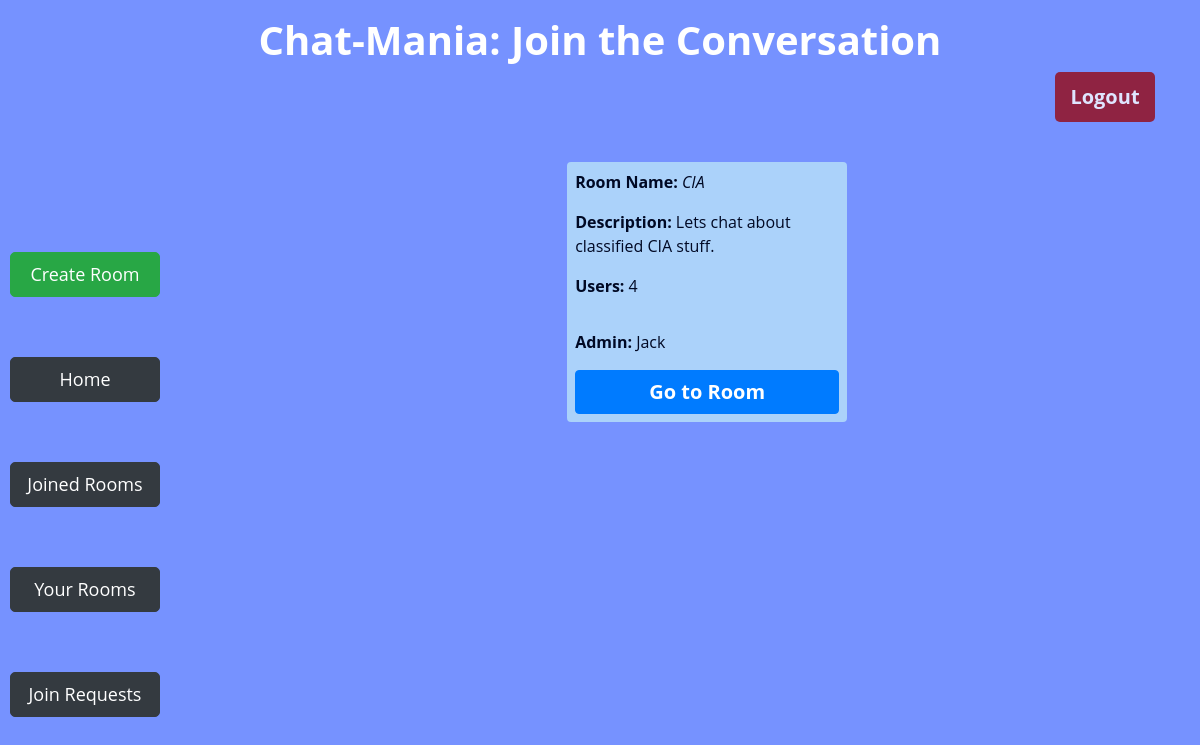
Before: /your_rooms/ (signed in) with the older database file.
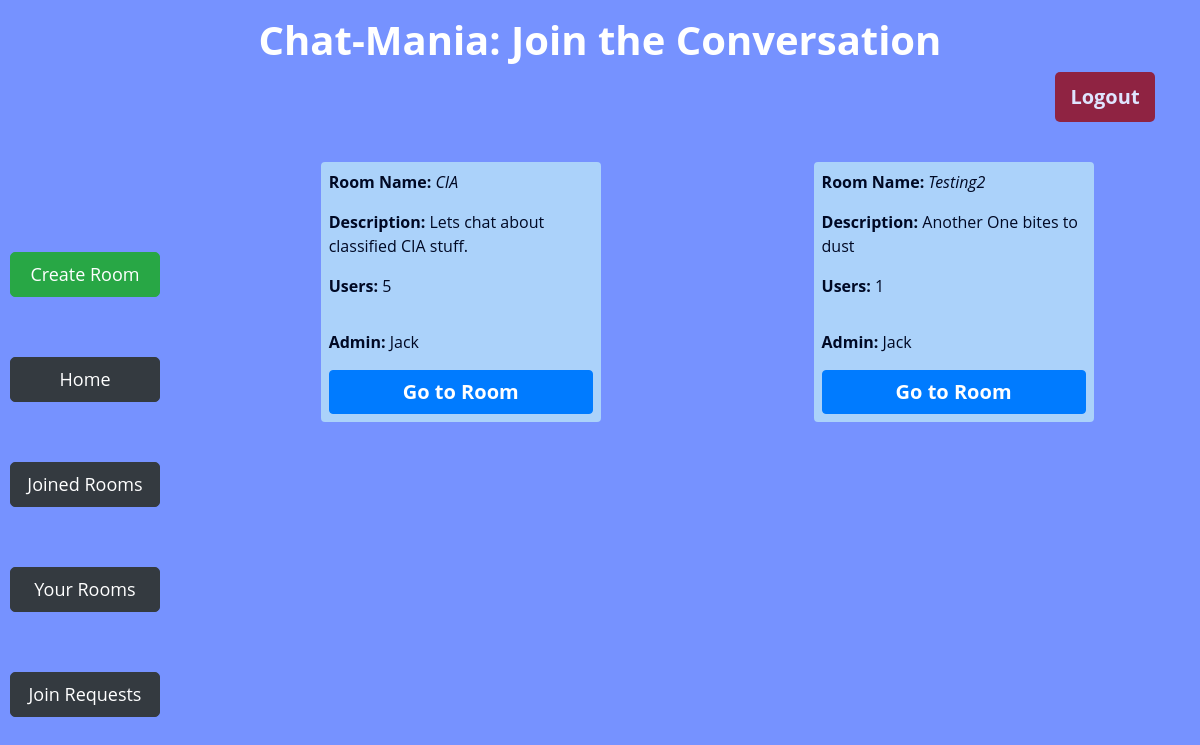
After: the same page with the newer database file.
### app/models.py (models this page shows, shortened)
class Room(models.Model):
    name = models.CharField(max_length=64,unique=True)
    description = models.CharField(max_length=256)
    admin = models.ForeignKey(User, on_delete=models.CASCADE, related_name="get_admin")
    numberUsers = models.IntegerField(default=1)

class User(AbstractUser):
    joinedRooms = models.IntegerField(default=0)
    createdRooms = models.IntegerField(default=0)
    def __str__(self):
        return f"{self.username}"

### app/views.py (the view)
# urls.py: path('your_rooms/', views.your_rooms, name='your_rooms'),
@login_required(login_url="login")
def your_rooms(request):
    rooms = Room.objects.filter(admin=request.user)
    return render(request, 'app/yourrooms.html', {
        'rooms': rooms
    })

### app/templates/app/yourrooms.html (shortened to what this page needs)
{% extends 'app/layout.html' %}
{% block body %}
    <div class="container">
        <div class="row">
            <div class="col-md-12 mt-3">
                <h1 class="text-center" style="font-weight: 700;">Chat-Mania: Join the Conversation</h1>
                <form action="{% url 'logout' %}" method="post">
                 <input type="submit" id="logout-btn" class="btn btn-danger float-right" style="border: none;" value="Logout">
                </form>
             </div>
         </div>
    </div>
    <div class="d-flex" id="try">
    <div class="btn-Cont d-flex flex-column justify-content-around">
        <a id="lbtn" href="{% url 'create' %}" class="btn  btn-success">Create Room</a>
        <a id="lbtn" href="{% url 'index' %}" class="btn  btn-dark">Home</a>
        <a id="lbtn" href="{% url 'joined_rooms' %}" class="btn  btn-dark">Joined Rooms</a>
        <a id="lbtn" class="btn  btn-dark" href="{% url 'your_rooms' %}" >Your Rooms</a>
        <a id="lbtn" class="btn btn-dark" href="{% url 'join_requests' %}">Join Requests</a>
    </div>
     <div class="d-flex flex-row justify-content-around flex-wrap" id="room-cont">
        {% for room in rooms%}
        <div class="room p-1">
                <p><b>Room Name:</b> <i> {{room.name}} </i> </p>
                <p> <b>Description:</b> {{room.description}} </p>
                <p><b>Users:</b> {{room.numberUsers}} </p>
              <p class="pt-3 align-bottom"><b>Admin:</b> {{room.admin}} </p>
              <a id="join-btn" href="{% url 'room' room.name %}" class="btn btn-primary">Go to Room</a>
        </div>
        {% endfor %}
     </div>
    </div>
{% endblock %}

Changed rows visible on the page:
changed Room "CIA": numberUsers "4" → "5"
added Room: name "Testing2", description "Another One bites to dust", numberUsers "1", admin "Jack"
